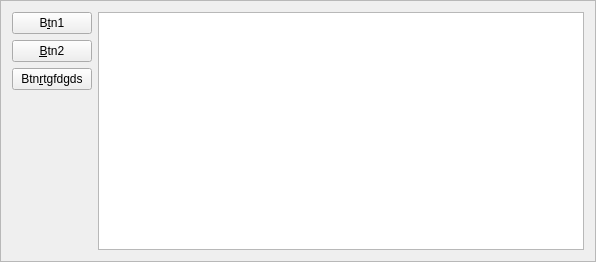
<?xml version="1.0" encoding="UTF-8"?>
<ui version="4.0">
 <class>Frame</class>
 <widget class="QFrame" name="Frame">
  <property name="geometry">
   <rect>
    <x>0</x>
    <y>0</y>
    <width>596</width>
    <height>262</height>
   </rect>
  </property>
  <property name="windowTitle">
   <string>Frame</string>
  </property>
  <property name="frameShape">
   <enum>QFrame::StyledPanel</enum>
  </property>
  <property name="frameShadow">
   <enum>QFrame::Raised</enum>
  </property>
  <layout class="QHBoxLayout" name="horizontalLayout">
   <item>
    <layout class="QVBoxLayout" name="verticalLayout" stretch="0,0,0,1">
     <item>
      <widget class="QPushButton" name="btn1">
       <property name="text">
        <string>B&amp;tn1</string>
       </property>
      </widget>
     </item>
     <item>
      <widget class="QPushButton" name="btn2">
       <property name="text">
        <string>&amp;Btn2</string>
       </property>
      </widget>
     </item>
     <item>
      <widget class="QPushButton" name="btn3">
       <property name="text">
        <string>Btn&amp;rtgfdgds</string>
       </property>
      </widget>
     </item>
     <item>
      <widget class="QLabel" name="label">
       <property name="text">
        <string/>
       </property>
      </widget>
     </item>
    </layout>
   </item>
   <item>
    <widget class="QListWidget" name="listWidget"/>
   </item>
  </layout>
 </widget>
 <resources/>
 <connections/>
</ui>
